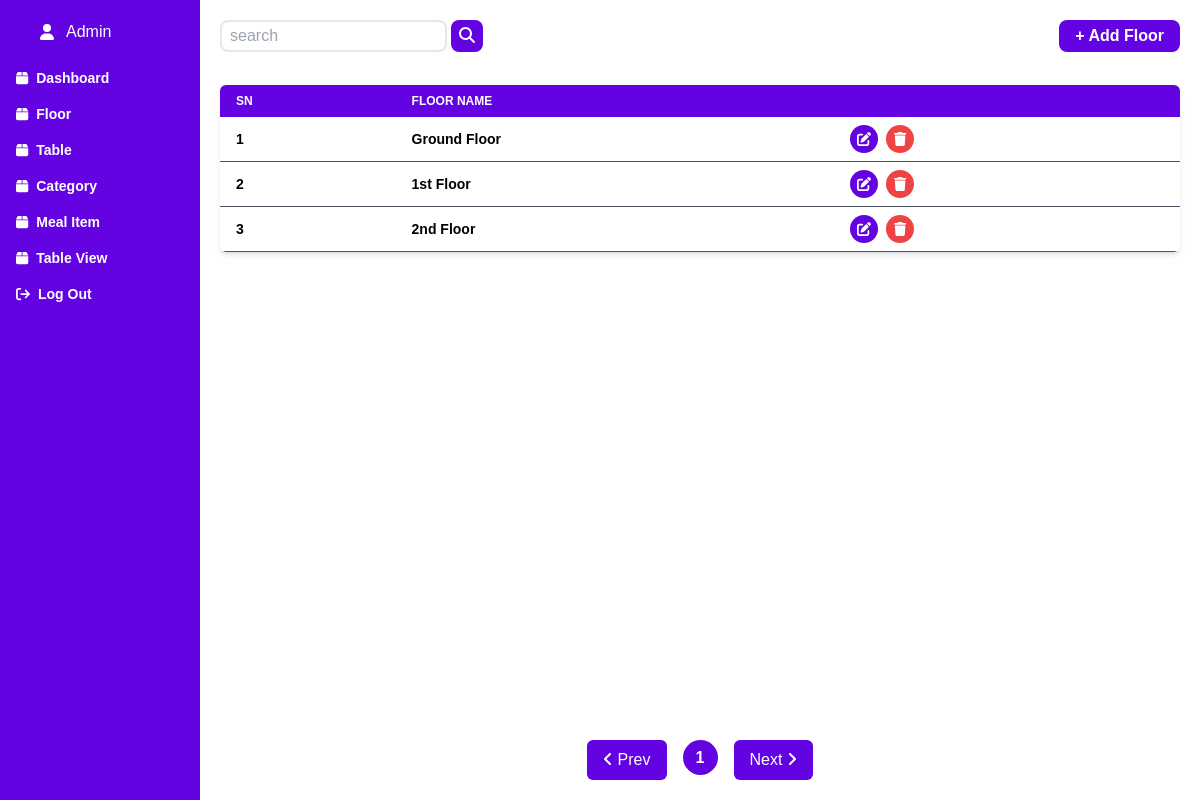
/restaurent/addfloor (signed in), run on the app's committed database.
### restaurentapp/models.py (models this page shows, shortened)
class Floor(models.Model):
   id = models.BigAutoField(primary_key=True)
   name = models.CharField(max_length=300)

### restaurentapp/views.py (the view, shortened to what this page needs)
# urls.py: path('addfloor', login_required(add_floor_view), name='add_floor_view'),
def add_floor_view(request):
    context ={
        "SideNav":SideNav,
        "Data":FloorSerializers(Floor.objects.all(), many=True).data,
        "Fields" : ["SN","Floor Name"],
        "Page" :"Floor",
    }
    return render(request, 'restaurent/addfloor.html',context)

### templates/restaurent/addfloor.html (shortened to what this page needs)
{% extends "main.html" %} {% block content %}
<div class="w-full h-full grid grid-cols-12 overflow-hidden">
  {% include "restaurent/sidenav.html" with SideNav=SideNav %}
  <div class="col-span-10 p-5 flex flex-col gap-3">
    <div class="h-[5vh] flex justify-between">
      <form action="" class="">
        <input
          required
          type="text"
          name="search"
          id="search"
          placeholder="search"
          class="bg-transparent border-2 border-grey-600 rounded-lg py-0.5 px-2"
        />
        <button
          type="submit"
          class="bg-primary px-2 py-1 text-white rounded-lg"
        >
          <i class="fa-solid fa-magnifying-glass"></i>
        </button>
      </form>
      <div>
        {% if user.is_staff %}
        <div
          id="add"
          class="bg-primary text-white px-4 py-1 rounded-lg font-bold cursor-pointer"
        >
          + Add Floor
        </div>
        {% endif %}
      </div>
    </div>
    <div class="flex flex-col justify-between h-full gap-4">
      <div class="mt-4" id="data">
        <div class="relative overflow-x-auto shadow-md rounded-md">
          <table
            class="w-full text-sm text-left text-gray-500 dark:text-gray-400"
          >
            <thead class="text-xs uppercase bg-primary text-white">
              <tr>
                {% for field in Fields %}
                <th scope="col" class="px-4 py-2">{{field}}</th>
                {% endfor %}
                <th scope="col" class="px-4 py-2"></th>
              </tr>
            </thead>
            <tbody class="data-list text-black">
              {% for data in Data %}
              <tr class="border-b border-gray-600">
                <th class="px-4 py-2">{{forloop.counter}}</th>
                <th scope="row" class="px-4 py-2">{{data.name}}</th>
                {% if user.is_staff %}
                <td class="px-4 py-2 flex gap-2">
                  <a
                    onclick="openPopupFloor('{{ data.id }}','{{ data.name }}')"
                    class="bg-primary text-white w-7 h-7 rounded-full flex justify-center items-center cursor-pointer edit-table"
                  >
                    <i class="fa-solid fa-pen-to-square"></i>
                  </a>
                  <a
                    onclick="deleteFloor('{{ data.id }}','{{ data.name }}')"
                    class="bg-red-500 text-white w-7 h-7 rounded-full flex justify-center items-center cursor-pointer delete-table"
                  >
                    <i class="fa-solid fa-trash"></i>
                  </a>
                </td>
                {% endif %}
              </tr>
              {% endfor %}
            </tbody>
          </table>
        </div>
      </div>
      <div class="flex gap-4 justify-center item-center">
        <button
          id="prev"
          onclick="prevPage()"
          class="bg-primary text-white px-4 py-2 rounded-md"
        >
          <i class="fa fa-angle-left"></i>
          Prev
        </button>
        <div id="pagination" class="flex gap-2">page</div>
        <button
          id="next"
          onclick="nextPage()"
          class="bg-primary text-white px-4 py-2 rounded-md"
        >
          Next
          <i class="fa fa-angle-right"></i>
        </button>
      </div>
    </div>
  </div>
</div>
{% endblock content %}

### templates/restaurent/sidenav.html
<div class="col-span-2 bg-primary py-5">
  <div class="mb-4 flex">
    <div class="flex items-center gap-3 text-white w-full px-10 capitalize">
      <i class="fa-solid fa-user"></i>
      {{user.username}}
    </div>
  </div>
  <ul class="flex flex-col sgap-2 items-end h-full capitalize text-sm">
    {% for item in SideNav %}{% if user.is_staff or item.admin == False %}
    <li>
      <a href="/{{ item.link }}">
        <div
          class="hover:bg-white w-[200px] px-4 py-2 hover:text-primary text-white font-semibold rounded-l-lg flex items-center gap-2"
        >
          <i class="{{ item.icons }}"></i>
          <h1>{{ item.name }}</h1>
        </div>
      </a>
    </li>
    {% endif %} {% endfor %}
    <li>
      <a href="{% url 'logout' %}">
        <div
          class="hover:bg-white w-[200px] px-4 py-2 hover:text-primary text-white font-semibold rounded-l-lg flex items-center gap-2"
        >
          <i class="fa-solid fa-sign-out"></i>
          <h1>Log Out</h1>
        </div>
      </a>
    </li>
  </ul>
</div>

### static/css/style.css (style rules this page uses)
* { margin: 0; padding: 0; box-sizing: border-box; font-family: "Poppins", sans-serif; }
body { width: 100%; height: 100vh; overflow: hidden; }

### data on the page
Floor: name "Ground Floor"
Floor: name "1st Floor"
Floor: name "2nd Floor"

### other printed values
{{ user.username }} "Admin"
{{ item.name }} "Dashboard" "Floor" "Table" "Category" "Meal Item" "Table View"
{{ field }} "SN" "FLOOR NAME"
